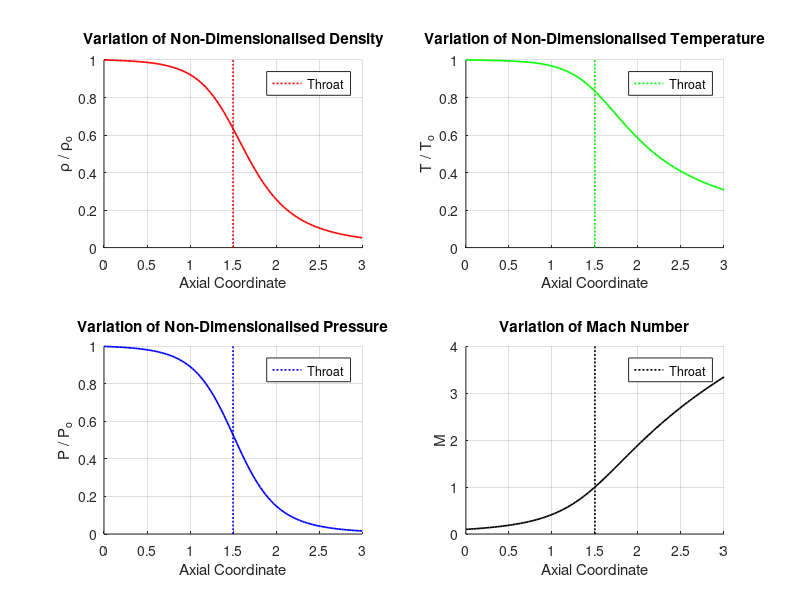

Here is the MATLAB script that generated this plot: (Note: this script raises an error after producing the figure.)
clear all;
clc;
close all;

% Functions for the vector conserved variables and the flux vector
conserved_vars = @(q1, q2, q3) [q1; q2; q3];
flux_vector = @(f1, f2, f3) [f1; f2; f3];

% Parameters
nx = 100; % Axial gridpoint
max_iter = 2000; % Maximum Iterations
gamma = 1.4; % Adiabatic Ratio
x = linspace(0, 3, nx); 
dx = x(2) - x(1); 
A = ones(1, nx) + 2.2 * (x - 1.5).^2; % Area function
throat=min(find(A==min(A)));


% Initial conditions
rho = ones(1, nx);
T = linspace(1,0,nx);
V = 0.3 ./ (rho .* A);

% Conservative variables
Q = conserved_vars(rho .* A, rho .* A .* V, rho .* A .* (T / (gamma - 1) + gamma * V.^2 / 2));

tic;
for iter = 1:max_iter
    Q_old = Q;

    % Calculate speed of sound and determine time step
    a = sqrt(gamma * T); % Sound speed
    dt = min(0.3 * dx ./ (V + a)); % CFL condition

    % Predictor step
    F = flux_vector(Q(2, :), ...
        (Q(2, :).^2 ./ Q(1, :)) + (1 - 1 / gamma) * (Q(3, :) - (gamma / 2) * (Q(2, :).^2 ./ Q(1, :))), ...
        (gamma * Q(2, :) .* Q(3, :) ./ Q(1, :)) - (gamma * (gamma - 1) / 2) * (Q(2, :).^3 ./ Q(1, :).^2));

    % Initialize predictors
    dQpdt = zeros(3, nx);

    for i = 2:nx-1
        % Calculate source term for momentum equation
        s2 = (1 / gamma) * rho(i) * T(i) * (A(i+1) - A(i)) / dx;

        % Compute predictor time derivatives
        dQpdt(:, i) = - (F(:, i+1) - F(:, i)) / dx;
        dQpdt(2, i) = dQpdt(2, i) + s2;

        % Update Q values for the predictor step
        Q(:, i) = Q_old(:, i) + dQpdt(:, i) * dt;
    end

    % Update primitive variables after predictor step
    rho = Q(1, :) ./ A;
    V = Q(2, :) ./ Q(1, :);
    T = (Q(3, :) ./ Q(1, :) - (gamma / 2) * V.^2) * (gamma - 1);

    % Update fluxes for corrector step
    F = flux_vector(Q(2, :), ...
        (Q(2, :).^2 ./ Q(1, :)) + (1 - 1 / gamma) * (Q(3, :) - (gamma / 2) * (Q(2, :).^2 ./ Q(1, :))), ...
        (gamma * Q(2, :) .* Q(3, :) ./ Q(1, :)) - (gamma * (gamma - 1) / 2) * (Q(2, :).^3 ./ Q(1, :).^2));

    % Corrector step
    for i = 2:nx-1
        % Calculate source term for the momentum equation
        s2 = (1 / gamma) * rho(i) * T(i) * (A(i) - A(i-1)) / dx;

        % Compute corrector time derivatives
        dQcdt = -(F(:, i) - F(:, i-1)) / dx;
        dQcdt(2) = dQcdt(2) + s2;

        % Average time derivatives and update Q for the corrector step
        Q(:, i) = Q_old(:, i) + 0.5 * (dQpdt(:, i) + dQcdt) * dt;
    end

    % Boundary conditions
    % Inlet
    rho(1) = 1;
    T(1) = 1;
    Q(:, 1) = conserved_vars(rho(1) * A(1), 2 * Q(2, 2) - Q(2, 3), rho(1) * A(1) * (T(1) / (gamma - 1) + gamma * (Q(2, 1) / Q(1, 1))^2 / 2));

    % Outlet
    Q(:, nx) = 2 * Q(:, nx-1) - Q(:, nx-2);

    % Update primitive variables
    rho = Q(1, :) ./ A;
    V = Q(2, :) ./ Q(1, :);
    T = (Q(3, :) ./ Q(1, :) - (gamma / 2) * V.^2) * (gamma - 1);
    P = rho .* T;
end
cpu_runtime=toc;

% Numerical Results
figure
title('Variation of \rho, T, P and M with the Axial Coordinate')
subplot(221)
hold on
plot(1.5*ones(1,100),linspace(0,1,100),'r','LineStyle',':','LineWidth',1.2)
plot(x, rho,'r','LineWidth',1.2)
ylabel('\rho / \rho_{o}')
xlabel('Axial Coordinate')
title('Variation of Non-Dimensionalised Density')
legend('Throat')
hold off
grid on

subplot(222)
hold on
plot(1.5*ones(1,100),linspace(0,1,100),'g','LineStyle',':','LineWidth',1.2)
plot(x, T,'g','LineWidth',1.2)
ylabel('T / T_{o}')
xlabel('Axial Coordinate')
title('Variation of Non-Dimensionalised Temperature')
legend('Throat')
hold off
grid on

subplot(223)
hold on
plot(1.5*ones(1,100),linspace(0,1,100),'b','LineStyle',':','LineWidth',1.2)
plot(x, P,'b','LineWidth',1.2)
ylabel('P / P_{o}')
xlabel('Axial Coordinate')
title('Variation of Non-Dimensionalised Pressure')
legend('Throat')
hold off
grid on

subplot(224)
hold on;
plot(1.5*ones(1,100),linspace(0,4,100),'k','LineStyle',':','LineWidth',1.2)
M_n=V ./ sqrt(T);
plot(x,M_n,'k','LineWidth',1.2);
ylabel('M')
xlabel('Axial Coordinate')
title('Variation of Mach Number')
legend('Throat')
hold off
grid on
sgtitle('Flow Properties along the Nozzle (Numerical Solution)');

% Analytical Results
[rho_rho0,T_T0,P_P0,M_a]=analytical_supersonic(nx);

figure
subplot(221)
hold on;
plot(1.5*ones(1,100),linspace(0,1,100),'r','LineStyle',':','LineWidth',1.2)
plot(x,rho_rho0,'r','LineWidth',1.2)
ylabel('\rho / \rho_{o}')
xlabel('Axial Coordinate')
title('Variation of Non-Dimensionalised Density')
hold off
legend('Throat')
grid on

subplot(222)
hold on;
plot(1.5*ones(1,100),linspace(0,1,100),'g','LineStyle',':','LineWidth',1.2)
plot(x,T_T0,'g','LineWidth',1.2)
ylabel('T / T_{o}')
xlabel('Axial Coordinate')
title('Variation of Non-Dimensionalised Temperature')
hold off
legend('Throat')
grid on

subplot(223)
hold on;
plot(1.5*ones(1,100),linspace(0,1,100),'b','LineStyle',':','LineWidth',1.2)
plot(x,P_P0,'b','LineWidth',1.2)
ylabel('P / P_{o}')
xlabel('Axial Coordinate')
title('Variation of Non-Dimensionalised Pressure')
hold off
legend('Throat')
grid on

subplot(224)
hold on;
plot(1.5*ones(1,100),linspace(0,4,100),'k','LineStyle',':','LineWidth',1.2)
plot(x,M_a,'k','LineWidth',1.2)
ylabel('M')
xlabel('Axial Coordinate')
title('Variation of Mach Number')
hold off
legend('Throat')
grid on
sgtitle('Flow Properties along the Nozzle (Analytical Solution)');

error=[rho_rho0-rho;T_T0-T;P_P0-P;M_a-M_n];
for i=1:4
    rmse(i)=sqrt(sum(error(i,:).^2)/nx);
end
disp('Root Mean Squared Error= ');
rmse

% Analytical Solution Function
function [rho_rho0,T_T0,P_P0,M]=analytical_supersonic(nx)
    % Given parameters
    gamma = 1.4;  % Specific heat ratio for air
    x = linspace(0, 3, nx);  % 100 points on the axis from entrance to exit
    A = 1 + 2.2 * (x - 1.5).^2;  % Area function A/A*
    
    % Initialize arrays for the results
    M = zeros(size(x));
    P_P0 = zeros(size(x));
    T_T0 = zeros(size(x));
    rho_rho0 = zeros(size(x));
    
    % Locate the throat (minimum area)
    [~, throat_index] = min(A);
    
    % Set options to suppress fsolve output
    options = optimset('Display', 'off');
    
    % Subsonic solution (up to the throat)
    M_guess = 0.1;  % Initial guess for subsonic flow
    for i = 1:throat_index
        % Define the equation to solve based on the area-Mach relation
        area_ratio = A(i);
        eqn = @(M) (1/M) * ((2/(gamma + 1)) * (1 + (gamma - 1)/2 * M^2))^((gamma + 1)/(2 * (gamma - 1))) - area_ratio;
        
        % Solve for subsonic Mach number
        M(i) = fsolve(eqn, M_guess, options);
        M_guess = M(i);  % Update the guess for continuity
    
        % Calculate P/P0, T/T0, and rho/rho0
        P_P0(i) = (1 + (gamma - 1)/2 * M(i)^2)^(-gamma / (gamma - 1));
        T_T0(i) = (1 + (gamma - 1)/2 * M(i)^2)^-1;
        rho_rho0(i) = (1 + (gamma - 1)/2 * M(i)^2)^(-1 / (gamma - 1));
    end
    
    % Supersonic solution (after the throat)
    M_guess = 2.0;  % Initial guess for supersonic flow
    for i = throat_index+1:length(x)
        % Define the equation to solve based on the area-Mach relation
        area_ratio = A(i);
        eqn = @(M) (1/M) * ((2/(gamma + 1)) * (1 + (gamma - 1)/2 * M^2))^((gamma + 1)/(2 * (gamma - 1))) - area_ratio;
        
        % Solve for supersonic Mach number
        M(i) = fsolve(eqn, M_guess, options);
        M_guess = M(i);  % Update the guess for continuity
    
        % Calculate P/P0, T/T0, and rho/rho0
        P_P0(i) = (1 + (gamma - 1)/2 * M(i)^2)^(-gamma / (gamma - 1));
        T_T0(i) = (1 + (gamma - 1)/2 * M(i)^2)^-1;
        rho_rho0(i) = (1 + (gamma - 1)/2 * M(i)^2)^(-1 / (gamma - 1));
    end
end